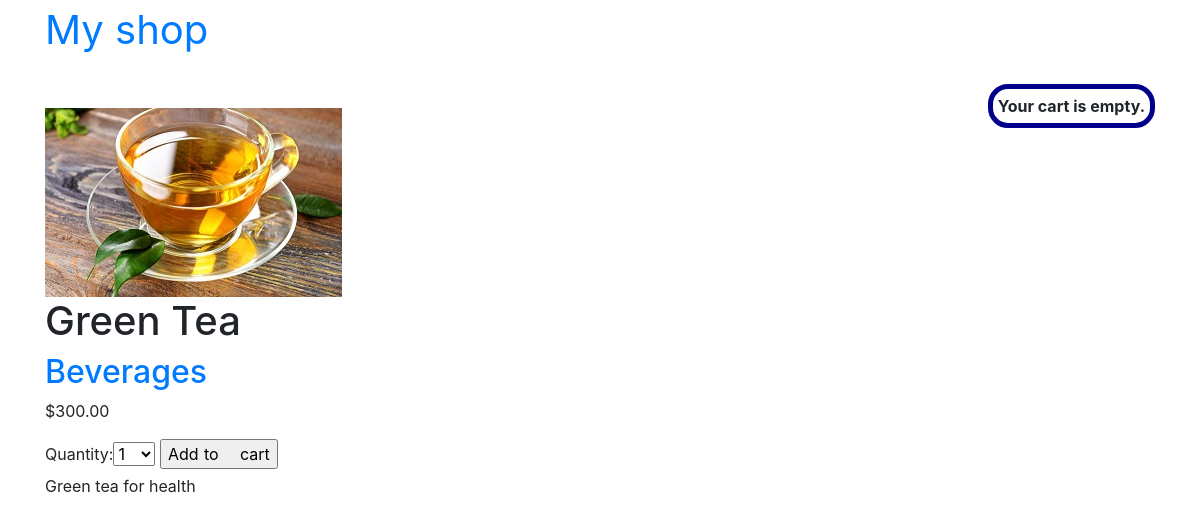
/2/green-tea/, run on the app's committed database.
### shop/models.py (models this page shows, shortened)
class	Product(models.Model):
	category	=	models.ForeignKey(Category,related_name='products',on_delete=models.CASCADE)
	name	=	models.CharField(max_length=200,db_index=True)
	slug	=	models.SlugField(max_length=200,db_index=True)
	image	=	models.ImageField(upload_to='products/%Y/%m/%d',
			blank=True)
	description	=	models.TextField(blank=True)
	price	=	models.DecimalField(max_digits=10,	decimal_places=2)
	available	=	models.BooleanField(default=True)
	created	=	models.DateTimeField(auto_now_add=True)
	updated	=	models.DateTimeField(auto_now=True)
	class	Meta:
		ordering	=	('name',)
		index_together	=	(('id',	'slug'),)

class Category(models.Model):
	name = models.CharField(max_length=200,db_index=True)
	slug = models.SlugField(max_length=200,unique=True)
	class	Meta:
		ordering = ('name',)
		verbose_name = 'category'
		verbose_name_plural = 'categories'
	def __str__(self):
		return self.name
	def	get_absolute_url(self):
		return	reverse('shop:product_list_by_category',args=[self.slug])

### shop/views.py (the view)
# urls.py: path('<int:id>/<slug:slug>/',	views.product_detail, name='product_detail'),
def	product_detail(request,	id,	slug):
	product	= get_object_or_404(Product,id=id,slug=slug,available=True)
	cart_product_form	=	CartAddProductForm()
	return	render(request,'shop/product/detail.html',{'product': product,'cart_product_form':	cart_product_form})

### cart/forms.py
class CartAddProductForm(forms.Form):
	quantity = forms.TypedChoiceField(choices=PRODUCT_QUANTITY_CHOICES,coerce=int)
	update = forms.BooleanField(required=False,initial=False,widget=forms.HiddenInput)

### cart/cart.py (called while the page is built)
	def	__len__(self):
		return	sum(item['quantity'] for item in self.cart.values())

### cart/context_processors.py (called while the page is built)
def	cart(request):
	return	{'cart': Cart(request)}

### shop/templates/shop/product/detail.html (shortened to what this page needs)
{%	extends	"shop/base.html"	%}
{%	load	static	%}
{%	block	content	%}
		<div	class="product-detail">
				<img	src="{%	if	product.image	%}{{	product.image.url	}}{%	else	%}
				{%	static	"images/no_image.png"	%}{%	endif	%}">
				<h1>{{	product.name	}}</h1>
				<h2><a	href="{{	product.category.get_absolute_url	}}">{{product.category}}</a></h2>
				<p	class="price">${{	product.price	}}</p>
				<form	action="{%	url	"cart:cart_add"	product.id	%}"	method="post">
					{{	cart_product_form	}}
					<input	type="submit"	value="Add	to	cart">
				</form>
				{{	product.description|linebreaks	}}
		</div>
{%	endblock	%}

### data on the page
Product: image (picture), name "Green Tea", category "Beverages", price "300.00", description "Green tea for health"
